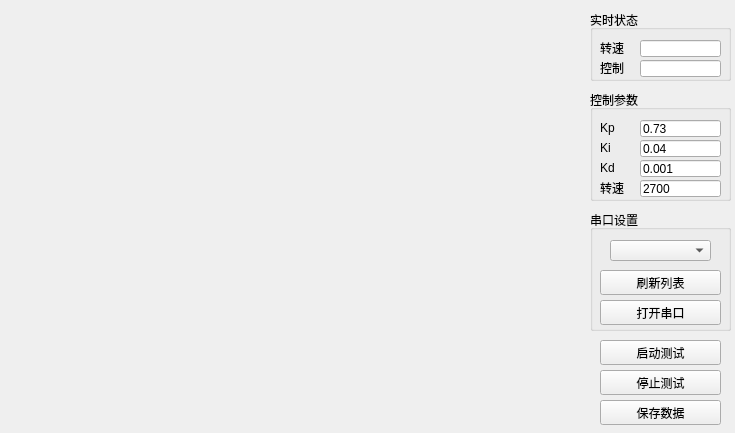
<?xml version="1.0" encoding="UTF-8"?>
<ui version="4.0">
 <class>MainWindow</class>
 <widget class="QMainWindow" name="MainWindow">
  <property name="windowModality">
   <enum>Qt::NonModal</enum>
  </property>
  <property name="geometry">
   <rect>
    <x>0</x>
    <y>0</y>
    <width>735</width>
    <height>433</height>
   </rect>
  </property>
  <property name="sizePolicy">
   <sizepolicy hsizetype="Fixed" vsizetype="Fixed">
    <horstretch>0</horstretch>
    <verstretch>0</verstretch>
   </sizepolicy>
  </property>
  <property name="minimumSize">
   <size>
    <width>735</width>
    <height>433</height>
   </size>
  </property>
  <property name="maximumSize">
   <size>
    <width>735</width>
    <height>433</height>
   </size>
  </property>
  <property name="windowTitle">
   <string>MainWindow</string>
  </property>
  <widget class="QWidget" name="centralWidget">
   <widget class="MyWidget" name="Graphwidget" native="true">
    <property name="geometry">
     <rect>
      <x>10</x>
      <y>10</y>
      <width>571</width>
      <height>411</height>
     </rect>
    </property>
   </widget>
   <widget class="QGroupBox" name="NowState">
    <property name="geometry">
     <rect>
      <x>590</x>
      <y>10</y>
      <width>141</width>
      <height>71</height>
     </rect>
    </property>
    <property name="title">
     <string>实时状态</string>
    </property>
    <widget class="QLabel" name="NowSpeedlabel">
     <property name="geometry">
      <rect>
       <x>10</x>
       <y>30</y>
       <width>31</width>
       <height>16</height>
      </rect>
     </property>
     <property name="text">
      <string>转速</string>
     </property>
    </widget>
    <widget class="QLabel" name="NowControllabel">
     <property name="geometry">
      <rect>
       <x>10</x>
       <y>50</y>
       <width>31</width>
       <height>16</height>
      </rect>
     </property>
     <property name="text">
      <string>控制</string>
     </property>
    </widget>
    <widget class="QLineEdit" name="NowSpeedlineEdit">
     <property name="geometry">
      <rect>
       <x>50</x>
       <y>30</y>
       <width>81</width>
       <height>17</height>
      </rect>
     </property>
     <property name="readOnly">
      <bool>true</bool>
     </property>
    </widget>
    <widget class="QLineEdit" name="NowControllineEdit">
     <property name="geometry">
      <rect>
       <x>50</x>
       <y>50</y>
       <width>81</width>
       <height>17</height>
      </rect>
     </property>
     <property name="readOnly">
      <bool>true</bool>
     </property>
    </widget>
   </widget>
   <widget class="QGroupBox" name="groupBox_2">
    <property name="geometry">
     <rect>
      <x>590</x>
      <y>90</y>
      <width>141</width>
      <height>111</height>
     </rect>
    </property>
    <property name="title">
     <string>控制参数</string>
    </property>
    <widget class="QLineEdit" name="KplineEdit">
     <property name="geometry">
      <rect>
       <x>50</x>
       <y>30</y>
       <width>81</width>
       <height>17</height>
      </rect>
     </property>
     <property name="text">
      <string>0.73</string>
     </property>
     <property name="readOnly">
      <bool>false</bool>
     </property>
    </widget>
    <widget class="QLabel" name="Kplabel">
     <property name="geometry">
      <rect>
       <x>10</x>
       <y>30</y>
       <width>31</width>
       <height>16</height>
      </rect>
     </property>
     <property name="text">
      <string>Kp</string>
     </property>
    </widget>
    <widget class="QLineEdit" name="KilineEdit">
     <property name="geometry">
      <rect>
       <x>50</x>
       <y>50</y>
       <width>81</width>
       <height>17</height>
      </rect>
     </property>
     <property name="text">
      <string>0.04</string>
     </property>
     <property name="readOnly">
      <bool>false</bool>
     </property>
    </widget>
    <widget class="QLabel" name="Kilabel">
     <property name="geometry">
      <rect>
       <x>10</x>
       <y>50</y>
       <width>31</width>
       <height>16</height>
      </rect>
     </property>
     <property name="text">
      <string>Ki</string>
     </property>
    </widget>
    <widget class="QLineEdit" name="KdlineEdit">
     <property name="geometry">
      <rect>
       <x>50</x>
       <y>70</y>
       <width>81</width>
       <height>17</height>
      </rect>
     </property>
     <property name="text">
      <string>0.001</string>
     </property>
     <property name="readOnly">
      <bool>false</bool>
     </property>
    </widget>
    <widget class="QLabel" name="Kdlabel">
     <property name="geometry">
      <rect>
       <x>10</x>
       <y>70</y>
       <width>31</width>
       <height>16</height>
      </rect>
     </property>
     <property name="text">
      <string>Kd</string>
     </property>
    </widget>
    <widget class="QLineEdit" name="TargetSpeedlineEdit">
     <property name="geometry">
      <rect>
       <x>50</x>
       <y>90</y>
       <width>81</width>
       <height>17</height>
      </rect>
     </property>
     <property name="text">
      <string>2700</string>
     </property>
     <property name="readOnly">
      <bool>false</bool>
     </property>
    </widget>
    <widget class="QLabel" name="TargetSpeedlabel">
     <property name="geometry">
      <rect>
       <x>10</x>
       <y>90</y>
       <width>31</width>
       <height>16</height>
      </rect>
     </property>
     <property name="text">
      <string>转速</string>
     </property>
    </widget>
   </widget>
   <widget class="QPushButton" name="StartTestpushButton">
    <property name="geometry">
     <rect>
      <x>600</x>
      <y>340</y>
      <width>121</width>
      <height>25</height>
     </rect>
    </property>
    <property name="text">
     <string>启动测试</string>
    </property>
   </widget>
   <widget class="QGroupBox" name="SerialPortgroupBox">
    <property name="geometry">
     <rect>
      <x>590</x>
      <y>210</y>
      <width>141</width>
      <height>121</height>
     </rect>
    </property>
    <property name="title">
     <string>串口设置</string>
    </property>
    <widget class="QComboBox" name="SerialPortcomboBox">
     <property name="geometry">
      <rect>
       <x>20</x>
       <y>30</y>
       <width>101</width>
       <height>21</height>
      </rect>
     </property>
    </widget>
    <widget class="QPushButton" name="FreshSerialpushButton">
     <property name="geometry">
      <rect>
       <x>10</x>
       <y>60</y>
       <width>121</width>
       <height>25</height>
      </rect>
     </property>
     <property name="text">
      <string>刷新列表</string>
     </property>
    </widget>
    <widget class="QPushButton" name="OpenSerialpushButton">
     <property name="geometry">
      <rect>
       <x>10</x>
       <y>90</y>
       <width>121</width>
       <height>25</height>
      </rect>
     </property>
     <property name="text">
      <string>打开串口</string>
     </property>
    </widget>
   </widget>
   <widget class="QPushButton" name="StopTestpushButton">
    <property name="geometry">
     <rect>
      <x>600</x>
      <y>370</y>
      <width>121</width>
      <height>25</height>
     </rect>
    </property>
    <property name="text">
     <string>停止测试</string>
    </property>
   </widget>
   <widget class="QPushButton" name="SaveDatapushButton">
    <property name="geometry">
     <rect>
      <x>600</x>
      <y>400</y>
      <width>121</width>
      <height>25</height>
     </rect>
    </property>
    <property name="text">
     <string>保存数据</string>
    </property>
   </widget>
  </widget>
 </widget>
 <layoutdefault spacing="6" margin="11"/>
 <customwidgets>
  <customwidget>
   <class>MyWidget</class>
   <extends>QWidget</extends>
   <header>mywidget.h</header>
   <container>1</container>
  </customwidget>
 </customwidgets>
 <resources/>
 <connections/>
</ui>
